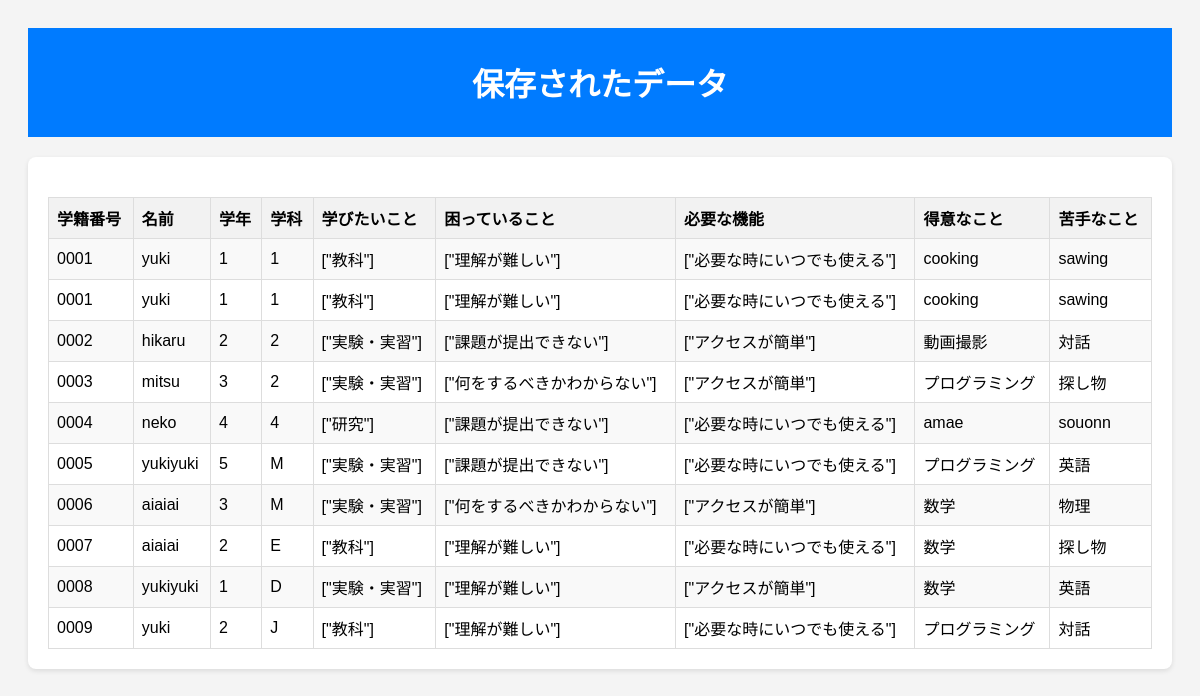
The page /select.php on the database its author committed.
### tables this page shows
CREATE TABLE `survey_responses` (
  `id` int(11) NOT NULL,
  `student_id` varchar(255) DEFAULT NULL,
  `name` varchar(255) DEFAULT NULL,
  `grade` int(11) DEFAULT NULL,
  `department` varchar(255) DEFAULT NULL,
  `learning_preferences` text DEFAULT NULL,
  `issues` text DEFAULT NULL,
  `desired_features` text DEFAULT NULL,
  `strengths` varchar(255) DEFAULT NULL,
  `weaknesses` varchar(255) DEFAULT NULL
);

### select.php (the view, shortened to what this page needs)
<?php
include 'db_config.php';
$stmt = $conn->prepare("SELECT * FROM survey_responses");
$stmt->execute();
$results = $stmt->fetchAll(PDO::FETCH_ASSOC);
?>
<!DOCTYPE html>
<html lang="ja">
<head>
    <link rel="stylesheet" href="css/style.css">
</head>
<body>
    <header>
        <h1>保存されたデータ</h1>
    </header>
    <main>
        <table border="1">
            <tr>
                <th>学籍番号</th>
                <th>名前</th>
                <th>学年</th>
                <th>学科</th>
                <th>学びたいこと</th>
                <th>困っていること</th>
                <th>必要な機能</th>
                <th>得意なこと</th>
                <th>苦手なこと</th>
            </tr>
            <?php
            foreach ($results as $row) {
                echo "<tr>";
                echo "<td>" . htmlspecialchars($row['student_id']) . "</td>";
                echo "<td>" . htmlspecialchars($row['name']) . "</td>";
                echo "<td>" . htmlspecialchars($row['grade']) . "</td>";
                echo "<td>" . htmlspecialchars($row['department']) . "</td>";
                echo "<td>" . htmlspecialchars($row['learning_preferences']) . "</td>";
                echo "<td>" . htmlspecialchars($row['issues']) . "</td>";
                echo "<td>" . htmlspecialchars($row['desired_features']) . "</td>";
                echo "<td>" . htmlspecialchars($row['strengths']) . "</td>";
                echo "<td>" . htmlspecialchars($row['weaknesses']) . "</td>";
                echo "</tr>";
            }
            ?>
        </table>
    </main>
</body>
</html>

### css/style.css (style rules this page uses)
body { font-family: Arial, sans-serif; padding: 20px; background-color: #f4f4f4; }
header { background-color: #007bff; color: white; padding: 10px; text-align: center; }
main { background-color: white; padding: 20px; margin-top: 20px; border-radius: 8px; box-shadow: 0 2px 5px rgba(0,0,0,0.1); }
table { width: 100%; border-collapse: collapse; margin-top: 20px; }
th, td { border: 1px solid #ddd; padding: 8px; text-align: left; }
th { background-color: #f2f2f2; }
tr:nth-child(even) { background-color: #f9f9f9; }

### rows shown on the page
survey_responses: student "0001", name "yuki", grade "1", department "1", learning_preferences "[\"教科\"]", issues "[\"理解が難しい\"]", desired_features "[\"必要な時にいつでも使える\"]", strengths "cooking", weaknesses "sawing"
survey_responses: student "0001", name "yuki", grade "1", department "1", learning_preferences "[\"教科\"]", issues "[\"理解が難しい\"]", desired_features "[\"必要な時にいつでも使える\"]", strengths "cooking", weaknesses "sawing"
survey_responses: student "0002", name "hikaru", grade "2", department "2", learning_preferences "[\"実験・実習\"]", issues "[\"課題が提出できない\"]", desired_features "[\"アクセスが簡単\"]", strengths "動画撮影", weaknesses "対話"
survey_responses: student "0003", name "mitsu", grade "3", department "2", learning_preferences "[\"実験・実習\"]", issues "[\"何をするべきかわからない\"]", desired_features "[\"アクセスが簡単\"]", strengths "プログラミング", weaknesses "探し物"
survey_responses: student "0004", name "neko", grade "4", department "4", learning_preferences "[\"研究\"]", issues "[\"課題が提出できない\"]", desired_features "[\"必要な時にいつでも使える\"]", strengths "amae", weaknesses "souonn"
survey_responses: student "0005", name "yukiyuki", grade "5", department "M", learning_preferences "[\"実験・実習\"]", issues "[\"課題が提出できない\"]", desired_features "[\"必要な時にいつでも使える\"]", strengths "プログラミング", weaknesses "英語"
survey_responses: student "0006", name "aiaiai", grade "3", department "M", learning_preferences "[\"実験・実習\"]", issues "[\"何をするべきかわからない\"]", desired_features "[\"アクセスが簡単\"]", strengths "数学", weaknesses "物理"
survey_responses: student "0007", name "aiaiai", grade "2", department "E", learning_preferences "[\"教科\"]", issues "[\"理解が難しい\"]", desired_features "[\"必要な時にいつでも使える\"]", strengths "数学", weaknesses "探し物"
survey_responses: student "0008", name "yukiyuki", grade "1", department "D", learning_preferences "[\"実験・実習\"]", issues "[\"理解が難しい\"]", desired_features "[\"アクセスが簡単\"]", strengths "数学", weaknesses "英語"
survey_responses: student "0009", name "yuki", grade "2", department "J", learning_preferences "[\"教科\"]", issues "[\"理解が難しい\"]", desired_features "[\"必要な時にいつでも使える\"]", strengths "プログラミング", weaknesses "対話"
